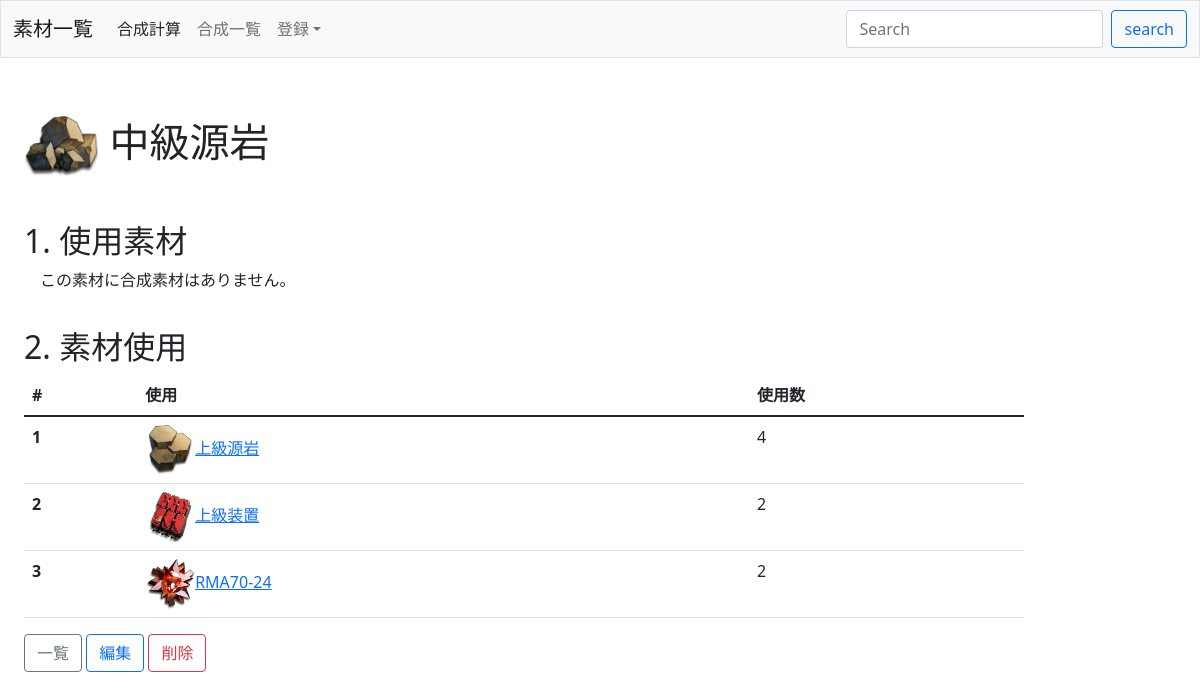
Page /composite/detail/1/ on the committed database.
### composite/models.py (models this page shows, shortened)
class Item(models.Model):
    name = models.CharField(max_length=100, unique=True)
    thumbnail = models.ImageField()
    rarity = models.CharField(
        max_length=100,
        choices=RARITY
    )

class Composite(models.Model):
    item = models.ForeignKey(
        Item,
        on_delete=models.CASCADE,
        related_name='composite_items',
    )
    material = models.ForeignKey(
        Item,
        on_delete=models.CASCADE,
        related_name='composite_materials',
    )
    quantity = models.PositiveIntegerField(default=1)

### composite/views.py (the view)
# urls.py: path('composite/detail/<int:pk>/', views.DetailCompView.as_view(), name='detail-composite'),
class DetailCompView(DetailView):
    template_name = 'composite/comp_detail.html'
    model = Item
    def get_context_data(self, **kwargs):
        context = super().get_context_data(**kwargs)
        item_name = self.object.name
        composite_items = Composite.objects.filter(item__name=item_name)
        use_items = Composite.objects.filter(material__name=item_name)
        context['item_name'] = item_name
        context['composite_items'] = composite_items
        context['use_items'] = use_items
        return context

### composite/templates/composite/comp_detail.html (shortened to what this page needs)
{% extends 'base.html' %}
{% block h1 %}<img src="{{ item.thumbnail.url }}" alt="{{ item.name }}" style="max-width: 75px;"> {{ item_name }}{% endblock %}
{% block content %}
    <h2>1. 使用素材</h2>
    {% if composite_items %}
        <table class="table" style="max-width: 1000px;">
            <thead>
                <tr>
                    <th scope="col">#</th>
                    <th scope="col">素材</th>
                    <th scope="col">必要数</th>
                </tr>
            </thead>
            <tbody>
                {% for composite in composite_items %}
                    <tr>
                        <th scope="row">{{ forloop.counter }}</th>
                        <td><a href="{% url 'detail-composite' composite.material.pk %}"><img src="{{ composite.material.thumbnail.url }}" alt="{{ composite.material.name }}" style="width: 50px;">{{ composite.material.name }}</a></td>
                        <td>{{ composite.quantity }}</td>
                    </tr>
                {% endfor %}
            </tbody>
        </table>
    {% else %}
        <p>　この素材に合成素材はありません。</p>
    {% endif %}
    <h2>2. 素材使用</h2>
    {% if use_items %}
        <table class="table" style="max-width: 1000px;">
            <thead>
                <tr>
                    <th scope="col">#</th>
                    <th scope="col">使用</th>
                    <th scope="col">使用数</th>
                </tr>
            </thead>
            <tbody>
                {% for use in use_items %}
                    <tr>
                        <th scope="row">{{ forloop.counter }}</th>
                        <td><a href="{% url 'detail-composite' use.item.pk%}"><img src="{{ use.item.thumbnail.url }}" alt="{{ use.item.name }}" style="width: 50px;">{{ use.item.name }}</a></td>
                        <td>{{ use.quantity }}</td>
                    </tr>
                {% endfor %}
            </tbody>
        </table>
    {% else %}
        <p>　この素材を使用する素材はありません。</p>
    {% endif %}
    <div class="text-right">
        <a href="{% url 'search-item' %}" class="btn btn-outline-secondary">一覧</a>
        <a href="{% url 'update-item' item.pk %}" class="btn btn-outline-primary">編集</a>
        <a href="{% url 'delete-item' item.pk %}" class="btn btn-outline-danger">削除</a>
    </div>
{% endblock %}

### composite/static/composite/css/style.css (style rules this page uses)
img { object-fit: contain; width: 100%; height: 100%; }
h2 { clear: both; padding-top: 20px; }

### composite/templates/base.html (style rules this page uses)
img { object-fit: contain; width: 100%; height: 100%; }
h2 { clear: both; padding-top: 20px; }

### rows in the picture
Item: thumbnail (picture), name "中級源岩"
Composite: item.thumbnail (picture), item.name "上級源岩", quantity "4"
Composite: item.thumbnail (picture), item.name "上級装置", quantity "2"
Composite: item.thumbnail (picture), item.name "RMA70-24", quantity "2"
